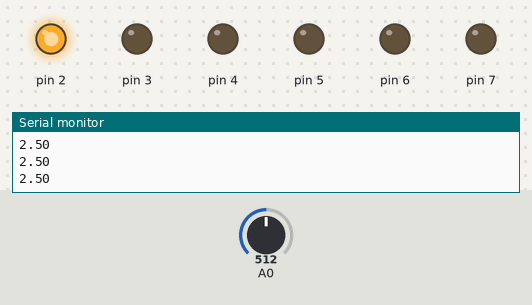
Bench run of a sketch on a simulated Arduino Uno, built with avr-gcc and run on an emulated ATmega328P. Shown: output pins drawn as LEDs (lit = HIGH), the last lines printed to the serial monitor. The test bench sets the inputs (shaded band); at power-on: A0 = 512. Pins used as bus, display or sensor lines are not drawn.

Above: at 0.8 s.
0.9 s: A0 set to 599
2.4 s: A0 set to 626
At 3.0 s:
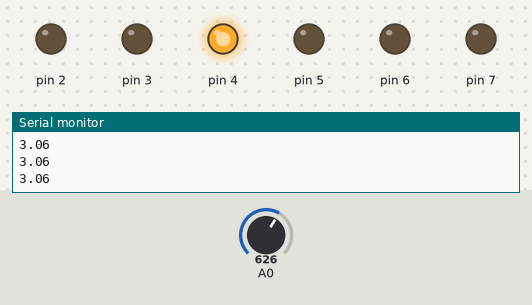
3.9 s: A0 set to 306
At 4.3 s:
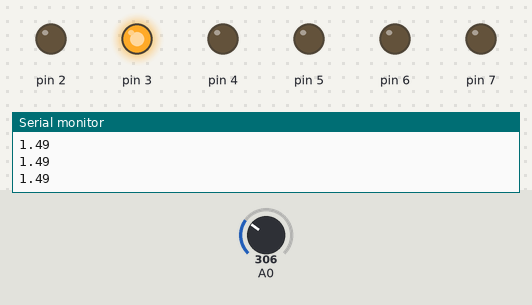
5.4 s: A0 set to 222
6.9 s: A0 set to 194
At 7.8 s:
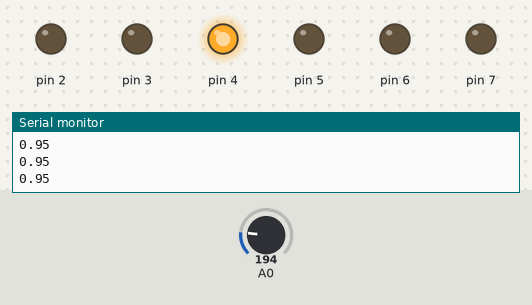
8.4 s: A0 set to 511
At 8.9 s:
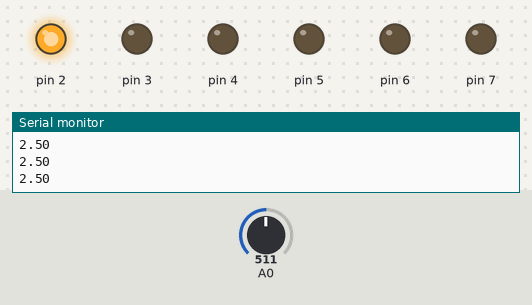
Timing chart, 0 to 10.9 s (numbered marks = the images above; inputs shaded):
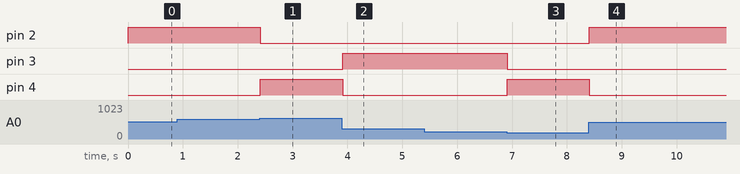

The sketch:

ATmega_ADC_Potentiometer.ino
```cpp
#include <avr/io.h>
#include <util/delay.h>
#include <avr/interrupt.h>
#define F_CPU 16000000UL
int main (void)
{
  float x;
 DDRC=0b000000;//potentimeter connection input
DDRD=0b11111111;//led bulbs connection output
   ADMUX |= (0<<REFS0)|(0<<REFS1)|(1<<ADLAR)|(0<<MUX3)|(0<<MUX2)|(0<<MUX1)|(0<<MUX0);
   ADCSRA |= (1<<ADEN)|(1<<ADPS2)|(1<<ADPS1)|(0<<ADPS0);
  Serial.begin(9600);//Communication btn lap and arduino
  while(1){
      ADCSRA |= (1<<ADSC);

    while(ADCSRA&(1<<ADSC));
     x=(float)ADC ;//x=(ADC*5)/65536.0
       x=(x*5)/65536.0;


    Serial.println(x);


    //conditions for bulbs to glow
    if((x>0)&&(x<1)) PORTD=0b00010000;
    else if((x>1)&&(x<2)) PORTD=0b00001000;
    else if((x>2)&&(x<3)) PORTD=0b00000100;
    else if((x>3)&&(x<4)) PORTD=0b00010010;
    else if((x>4)&&(x<5)) PORTD=0b00010001;


  }


}
```

Measured:
- the behaviour switches between 614 and 615 on A0 (found by bisection; images 0 and 1)
- the behaviour switches between 205 and 204 on A0 (found by bisection; images 2 and 3)
- after the input at 2.4 s, pin 2: HIGH → LOW at once; pin 4: LOW → HIGH at once
- after the input at 3.9 s, pin 3: LOW → HIGH at once; pin 4: HIGH → LOW at once
- after the input at 6.9 s, pin 3: HIGH → LOW at once; pin 4: LOW → HIGH at once
- after the input at 8.4 s, pin 2: LOW → HIGH at once; pin 4: HIGH → LOW at once
